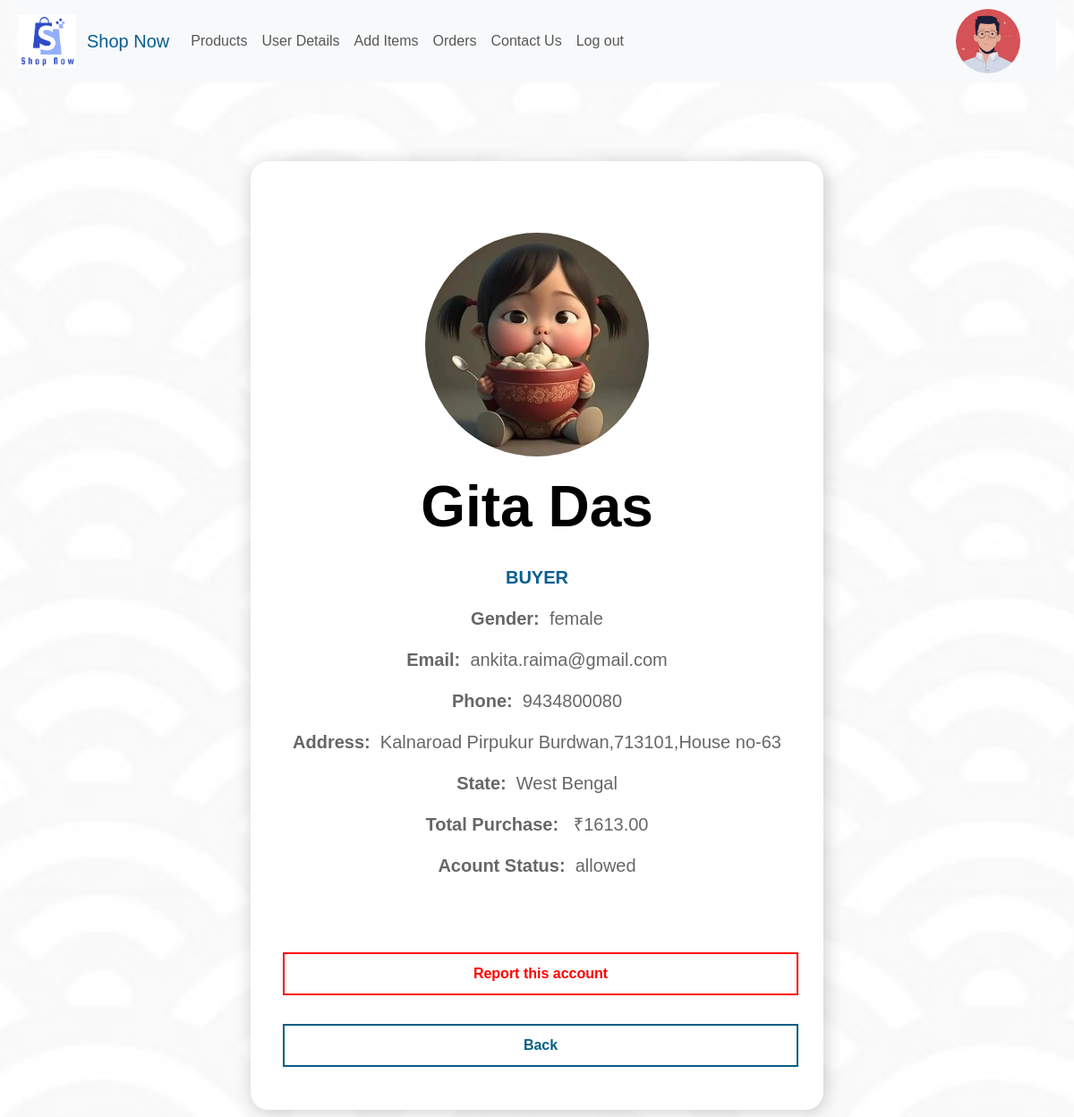
The page /SellerBuyerView.php?id=1 (signed in) on the database its author committed.
### tables this page shows
CREATE TABLE `sellerdetails` (
  `Serial_no` int(255) NOT NULL,
  `Name` varchar(255) DEFAULT NULL,
  `Gender` varchar(10) NOT NULL,
  `Email` varchar(255) DEFAULT NULL,
  `Username` varchar(256) DEFAULT NULL,
  `Password` varchar(256) DEFAULT NULL,
  `Phone` varchar(255) DEFAULT NULL,
  `Shop_name` varchar(256) DEFAULT NULL,
  `Shop_Type` varchar(255) NOT NULL,
  `Address` varchar(256) DEFAULT NULL,
  `State` varchar(256) DEFAULT NULL,
  `Photo_Id` varchar(256) NOT NULL,
  `Allow` varchar(255) DEFAULT NULL,
  `Identity` varchar(255) NOT NULL,
  `Question` varchar(255) NOT NULL,
  `Answer` varchar(255) NOT NULL
);

CREATE TABLE `buyerdetails` (
  `Serial_no` int(11) NOT NULL,
  `Name` varchar(255) NOT NULL,
  `Gender` varchar(25) NOT NULL,
  `Email` varchar(255) NOT NULL,
  `Username` varchar(255) NOT NULL,
  `Password` varchar(255) NOT NULL,
  `Phone_no` varchar(25) NOT NULL,
  `City` varchar(255) NOT NULL,
  `Address` varchar(256) NOT NULL,
  `State` varchar(256) NOT NULL,
  `Photo_Id` varchar(255) NOT NULL,
  `Allow` varchar(255) DEFAULT NULL,
  `Question` varchar(255) NOT NULL,
  `Answer` varchar(255) NOT NULL
);

### SellerBuyerView.php (the view, shortened to what this page needs)
<?php
include_once('database.php');
?>
<html>
    <head>
    <link rel="stylesheet" href="#">
    <link rel="stylesheet" href="style.css">
    <link rel="stylesheet" href="https://cdnjs.cloudflare.com/ajax/libs/font-awesome/4.7.0/css/font-awesome.min.css">
<link rel="stylesheet" href="https://cdnjs.cloudflare.com/ajax/libs/font-awesome/4.7.0/css/font-awesome.min.css">
    <link href="https://cdn.jsdelivr.net/npm/bootstrap@5.3.0-alpha1/dist/css/bootstrap.min.css" rel="stylesheet">
</head>
    <body style="background-color:hsl(0,0%,95%); margin:0 20px; font-family: 'Gill Sans', 'Gill Sans MT', Calibri, 'Trebuchet MS', sans-serif; " >
    <?php
$email=$_SESSION['email'];
$sql="SELECT * FROM sellerdetails WHERE Email='$email'";
$result=mysqli_query($conn,$sql);
if(mysqli_num_rows($result)>0){
    while($row=mysqli_fetch_assoc($result)){
        $sgn=$row['Gender'];
        $spid=$row['Photo_Id'];
        if(!empty($spid)){
            $photo="uploads/".$spid;
        }
        else{
            $sgn=strtolower($sgn);
            $photo="uploads/".$sgn.".jpg";
        }
      }
}
else{
    echo "<div  class='alert alert-danger' role='alert'>Something went wrong. Please try again later!!
  </div>";
}
?>
    <nav class="navbar navbar-expand-lg navbar-light bg-light" >
    <img src="uploads/logo.jpg" height="60rem" width="65rem" class="logo mt-2 mb-2 ml-2">
  <a class="navbar-brand" href="index.php" style="color:rgb(6, 94, 145) ;padding-left: 1vw; "> Shop Now</a>
  <div class="collapse navbar-collapse" id="navbarSupportedContent">
    <ul class="navbar-nav mr-auto">
      <li class="nav-item active">
        <a class="nav-link " href="SellerProducts.php" >Products</a>
      </li>
      <li class="nav-item">
        <a class="nav-link " href="SellerDetails.php" >User Details</a>
      </li>
      <li class="nav-item">
        <a class="nav-link "  href="SellerAddItems.php"  >Add Items</a>
      </li>
      <li class="nav-item">
        <a class="nav-link "  href="SellerOrder.php"  >Orders</a>
      </li>
      <li>
      <a class="nav-link" href="SellerContactUs.php" >Contact Us</a>
      </li>
      <li class="nav-item">
        <a class="nav-link "  href="logout.php">Log out</a>
      </li>
    </ul>
  </div>
  <div class="float-right"><a href="SellerDetails.php" style="display:flex;"><img src="<?php echo $photo;?>" style="height:9vh; width:9vh; object-fit: cover;  border-radius: 50px; margin-right:5vh;margin-left:5vh; cursor:pointer"></a></div>
</nav>
<br>
 <br>
 <br>
 <div class="d-flex justify-content-center  mt-2 p-2" >
    <div class="profile" >
    <?php
    $ss=$_SESSION['id'];
$sql="SELECT * FROM buyerdetails WHERE Serial_no='$ss'";
$result=mysqli_query($conn,$sql);
if(mysqli_num_rows($result)>0){
    while($row=mysqli_fetch_assoc($result)){
        $Name=$row['Name'];
        $Gender=$row['Gender'];
        $Email=$row['Email'];
        $Phone_no=$row['Phone_no'];
        $Address=$row['Address'];
        $State=$row['State'];
        $Photo_Id=$row['Photo_Id'];
        $Allow=$row['Allow'];
        if(!empty($Photo_Id)){
            $photo="buyerUpload/".$Photo_Id;
        }
        else{
            $photo="uploads/".$Gender.".jpg";
        }
        $sale=0;
        $sql3="SELECT * FROM orders WHERE Delivery_Status='Delivered' AND Email='$Email'";
        $result3=mysqli_query($conn,$sql3);
        if(mysqli_num_rows($result3)>0){
            while($row3=mysqli_fetch_assoc($result3)){
                $price=$row3['Price'];
                $price=intval($price);
                $sale=$sale+$price;
            }
        }
?>
<img  class="rounded-circle mt-5 mb-2" src="<?php echo $photo?>" height="250px" width="250px" alt="">
<p class="header"><?php echo $Name?> </p>
<p><span style="color:rgb(6, 94, 145)">BUYER</span></P>
<p><span>Gender:</span> &nbsp;<?php echo $Gender?> </p>
<p ><span>Email: &nbsp;</span><?php echo $Email?> </p>
<p ><span>Phone: &nbsp;</span><?php echo $Phone_no?> </p>
<p ><span>Address: &nbsp;</span><?php echo $Address?> </p>
<p ><span>State: &nbsp;</span><?php echo $State?> </p>
<p ><span>Total Purchase: &nbsp;</span> ₹<?php echo $sale?>.00 </p>
<p ><span>Acount Status:</span> &nbsp;<?php echo $Allow?> </p>
<div id="error" class="alert"></div>
<div class="Button1 button-one1" id="btn2">Report this account</div>
<div class="Button button-one" id="btn1">Back</div>
<?php
        }
    }
?>
    </div>
</div>
    </body></html>

### style.css (style rules this page uses)
* { margin: 0; padding: 0; }

### SellerBuyerView.php (style rules this page uses)
* { padding:0; margin:0; }
body { background-color:rgba(88, 88, 88, 0.856); background-size: cover; background-image:url("uploads/b1.jpg"); background-blend-mode: lighten; }
.Button1 { position: relative; display:flex; height: 6vh; margin:2em 0 1rem 0.25em; width:100%; cursor: pointer; border:2px solid red; color:red; text-decoration: none; background: rgb(255,255,255); text-decoration: none; color:red; font-size:1rem; font-weight: bold; padding:0.5em 0.5em; z-index:1; align-items: center; vertical-align: middle; text-align: center; justify-content: center; border-radius: var(--radius-4); box-shadow: var(--shadow-3); }
.Button1::after { content:''; position: absolute; color:white; width:100%; height: 100%; border-radius: var(--radius-5); background-color:red; top:0; left:0; z-index: -1; transition:transform 200ms ease-in; }
.Button-one1::after { border-radius: var(--radius-4); transform: scaleX(0); transform-origin: left; transform-origin: right; color:white; }
.Button { position: relative; display:flex; height: 6vh; margin:2em 0 1rem 0.25em; width:100%; cursor: pointer; border:2px solid rgb(6, 94, 132); color:rgb(6, 94, 132); text-decoration: none; background: rgba(255, 255, 255, 0); text-decoration: none; color:rgb(6, 94, 132); font-size:1rem; font-weight: bold; padding:0.5em 0.5em; z-index:1; align-items: center; vertical-align: middle; text-align: center; justify-content: center; border-radius: var(--radius-4); box-shadow: var(--shadow-3); }
.Button::after { content:''; position: absolute; color:white; width:100%; height: 100%; border-radius: var(--radius-5); background-color:rgb(6, 94, 132) ; top:0; left:0; z-index: -1; transition:transform 200ms ease-in; }
.Button-one::after { border-radius: var(--radius-4); transform: scaleX(0); transform-origin: left; transform-origin: right; color:white; }
.profile { width:40rem; height:auto; background-color: white; box-shadow: 2px 2px 20px rgb(0,0,0,0.200); border-radius: 20px; padding:2rem; text-align:center }
.profile img { object-fit: cover; }
.profile .header { font-size:4rem; font-weight: Bolder; color:black; }
.profile p { font-size:20px; color:rgb(0,0,0,0.600); }
.profile span { font-size:20px; font-weight:bolder; }

### rows shown on the page
sellerdetails: Photo_Id (picture)
buyerdetails: Photo_Id (picture), Name "Gita Das", Gender "female", Email "ankita.raima@gmail.com", Phone_no "9434800080", Address "Kalnaroad Pirpukur Burdwan,713101,House no-63", State "West Bengal", sale "1613", Allow "allowed"
